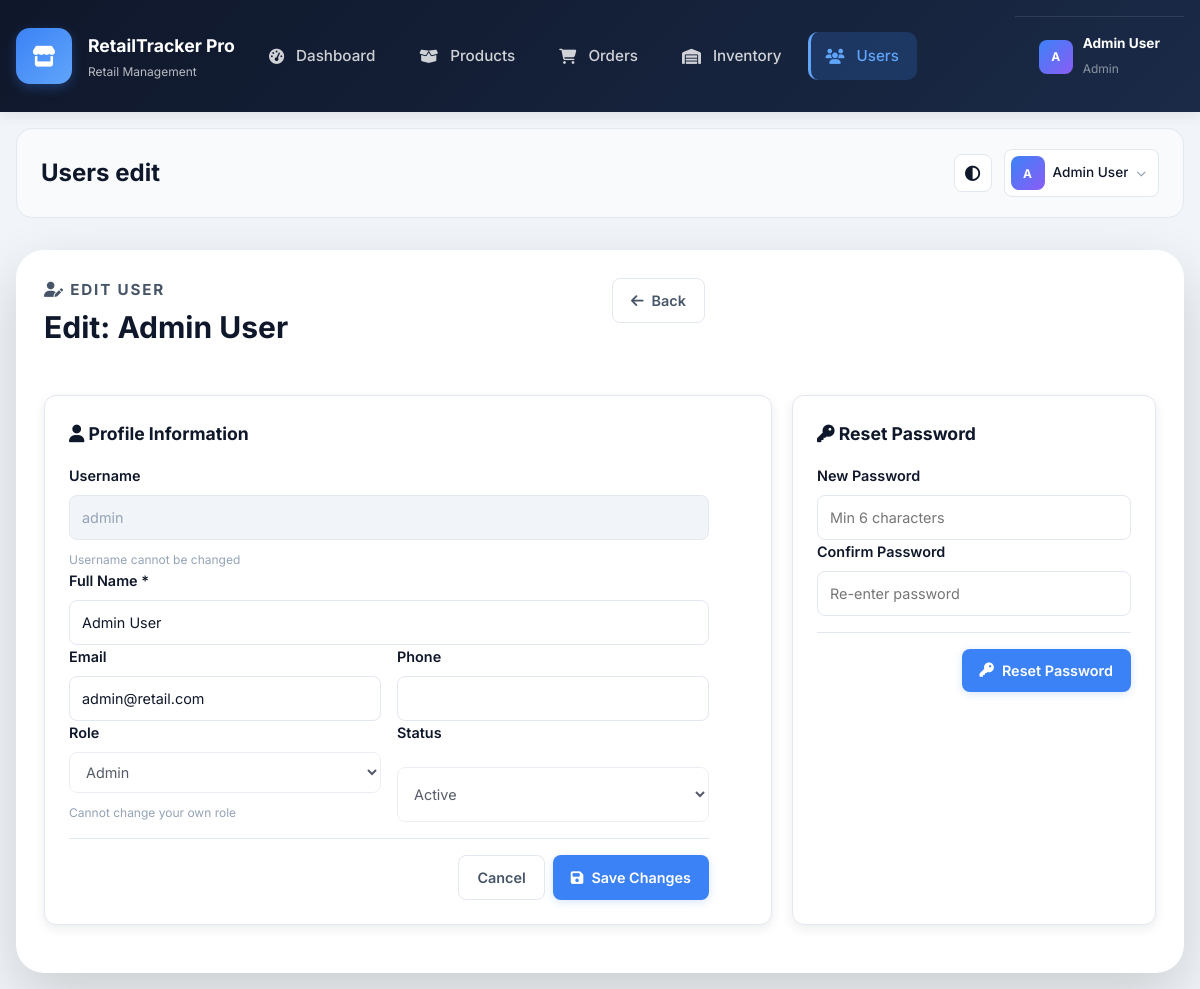
The page /index.php?page=users-edit&id=1 (signed in) on the database its author committed.
### tables this page shows
CREATE TABLE `users` (
  `user_id` int(11) NOT NULL,
  `username` varchar(50) NOT NULL,
  `password_hash` varchar(255) NOT NULL,
  `full_name` varchar(100) NOT NULL,
  `email` varchar(100) DEFAULT NULL,
  `phone` varchar(20) DEFAULT NULL,
  `role` enum('Admin','Manager','Cashier','Inventory Staff') DEFAULT 'Cashier',
  `is_active` tinyint(1) DEFAULT 1,
  `last_login` datetime DEFAULT NULL,
  `created_by` int(11) DEFAULT NULL,
  `created_at` timestamp NOT NULL DEFAULT current_timestamp(),
  `deleted_at` datetime DEFAULT NULL
);

### index.php (called while the page is built, shortened)
<?php
$page = sanitize_input($_GET['page'] ?? 'dashboard');
require_once __DIR__ . '/includes/header.php';
require_once __DIR__ . '/pages/' . $page . '.php';
require_once __DIR__ . '/includes/footer.php';

### config/db.php (called while the page is built, shortened)
<?php
function db()
{
    $host = 'localhost';
    $username = 'root';
    $password = '';
    $database = 'retail_tracker_pro';
    $conn = new mysqli($host, $username, $password, $database);
    $conn->set_charset('utf8mb4');
    return $conn;
}
function db_query($sql, $types = '', $params = [])
{
    $stmt = db()->prepare($sql);
    $stmt->bind_param($types, ...$params);
    $stmt->execute();
    $result = $stmt->get_result();
    return $result ?: $stmt;
}

### includes/helpers.php (called while the page is built, shortened)
<?php
function e($value)
{
    return htmlspecialchars((string) $value, ENT_QUOTES, 'UTF-8');
}

### includes/auth.php (called while the page is built, shortened)
<?php
function current_user()
{
    return $_SESSION['user'] ?? null;
}

### pages/users-edit.php (the view, shortened to what this page needs)
<?php
$userId = intval($_GET['id'] ?? 0);
$editUser = db_query('SELECT * FROM users WHERE user_id=? AND deleted_at IS NULL', 'i', [$userId])->fetch_assoc();
$isSelf = ($userId == current_user()['user_id']);
?>
<section class="section-header">
    <div>
        <p class="eyebrow"><i class="fa-solid fa-user-pen"></i> Edit User</p>
        <h1>Edit: <?= e($editUser['full_name']) ?></h1>
    </div>
    <div class="header-actions">
        <a href="index.php?page=users" class="button button-tertiary"><i class="fa-solid fa-arrow-left"></i> Back</a>
    </div>
</section>
<div class="dashboard-grid grid-2-1">
    <section class="panel">
        <div class="panel-header"><h3><i class="fa-solid fa-user"></i> Profile Information</h3></div>
        <form method="post" class="panel-body form-layout">
            <div class="form-group">
                <label>Username</label>
                <input type="text" value="<?= e($editUser['username']) ?>" disabled class="input-disabled" />
                <small class="form-hint">Username cannot be changed</small>
            </div>
            <div class="form-group">
                <label>Full Name *</label>
                <input type="text" name="full_name" value="<?= e($editUser['full_name']) ?>" required />
            </div>
            <div class="form-row">
                <div class="form-group">
                    <label>Email</label>
                    <input type="email" name="email" value="<?= e($editUser['email'] ?? '') ?>" />
                </div>
                <div class="form-group">
                    <label>Phone</label>
                    <input type="text" name="phone" value="<?= e($editUser['phone'] ?? '') ?>" />
                </div>
            </div>
            <div class="form-row">
                <div class="form-group">
                    <label>Role</label>
                    <select name="role" <?= $isSelf ? 'disabled' : '' ?>>
                        <?php foreach (['Admin','Manager','Inventory Staff','Cashier'] as $r): ?>
                        <option value="<?= e($r) ?>" <?= $editUser['role']===$r ? 'selected' : '' ?>><?= e($r) ?></option>
                        <?php endforeach; ?>
                    </select>
                    <?php if ($isSelf): ?><input type="hidden" name="role" value="<?= e($editUser['role']) ?>" /><small class="form-hint">Cannot change your own role</small><?php endif; ?>
                </div>
                <div class="form-group">
                    <label>Status</label>
                    <select name="is_active" <?= $isSelf ? 'disabled' : '' ?>>
                        <option value="1" <?= $editUser['is_active'] ? 'selected' : '' ?>>Active</option>
                    </select>
                </div>
            </div>
            <div class="form-actions">
                <a href="index.php?page=users" class="button button-tertiary">Cancel</a>
                <button type="submit" class="button button-primary"><i class="fa-solid fa-save"></i> Save Changes</button>
            </div>
        </form>
    </section>
    <section class="panel">
        <div class="panel-header"><h3><i class="fa-solid fa-key"></i> Reset Password</h3></div>
        <form method="post" class="panel-body form-layout">
            <div class="form-group">
                <label>New Password</label>
                <input type="password" name="new_password" required minlength="6" placeholder="Min 6 characters" />
            </div>
            <div class="form-group">
                <label>Confirm Password</label>
                <input type="password" name="confirm_password" required placeholder="Re-enter password" />
            </div>
            <div class="form-actions">
                <button type="submit" class="button button-primary"><i class="fa-solid fa-key"></i> Reset Password</button>
            </div>
        </form>
    </section>
</div>

### assets/css/style.css (style rules this page uses)
:root { --bg: #f8fafc; --bg-secondary: #f1f5f9; --surface: #ffffff; --surface-secondary: #f9fafb; --text-primary: #0f172a; --text-secondary: #475569; --text-tertiary: #94a3b8; --border-light: #e2e8f0; --border-medium: #cbd5e1; --primary: #3b82f6; --primary-light: #60a5fa; --primary-dark: #1e40af; --primary-bg: #eff6ff; --success: #10b981; --warning: #f59e0b; --danger: #ef4444; --info: #0ea5e9; --shadow-xs: 0 1px 2px rgba(15, 23, 42, 0.05); --shadow-sm: 0 4px 12px rgba(15, 23, 42, 0.08); --shadow-md: 0 8px 20px rgba(15, 23, 42, 0.1); --shadow-lg: 0 12px 32px rgba(15, 23, 42, 0.12); --transition-fast: 150ms cubic-bezier(0.4, 0, 0.2, 1); --transition-base: 200ms cubic-bezier(0.4, 0, 0.2, 1); --transition-slow: 300ms cubic-bezier(0.4, 0, 0.2, 1); --font-family: 'Inter', -apple-system, BlinkMacSystemFont, 'Segoe UI', sans-serif; }
* { margin: 0; padding: 0; box-sizing: border-box; }
html { scroll-behavior: smooth; }
body { background: var(--bg); color: var(--text-primary); font-family: var(--font-family); line-height: 1.6; transition: background-color var(--transition-base), color var(--transition-base); }
button, input, select, textarea { font: inherit; color: inherit; }
a { color: var(--primary); text-decoration: none; transition: color var(--transition-fast); }
.button { display: inline-flex; align-items: center; justify-content: center; gap: 8px; padding: 10px 18px; border-radius: 8px; border: none; font-weight: 600; font-size: 0.9rem; cursor: pointer; transition: all var(--transition-base); white-space: nowrap; }
.button-primary { background: var(--primary); color: white; box-shadow: 0 2px 8px rgba(59, 130, 246, 0.2); }
.button-tertiary { background: transparent; border: 1px solid var(--border-light); color: var(--text-secondary); }
.form-group { display: grid; gap: 8px; }
.form-group label { font-weight: 600; font-size: 0.9rem; color: var(--text-primary); }
.form-group input, .form-group select, .form-group textarea { width: 100%; padding: 10px 12px; border: 1px solid var(--border-light); border-radius: 8px; background: var(--surface); color: var(--text-primary); font-size: 0.9rem; transition: all var(--transition-base); }
.section-header { display: flex; justify-content: space-between; align-items: flex-start; gap: 24px; margin-bottom: 32px; flex-wrap: wrap; }
.section-header > div { flex: 1; min-width: 300px; }
.eyebrow { font-size: 0.75rem; font-weight: 700; color: var(--primary); text-transform: uppercase; letter-spacing: 0.12em; margin-bottom: 12px; }
.section-header h1 { margin: 0 0 12px; font-size: 1.875rem; font-weight: 700; color: var(--text-primary); }
.section-header p { margin: 0; color: var(--text-secondary); font-size: 0.95rem; }
.header-actions { display: flex; gap: 12px; flex-wrap: wrap; }
.stat-card, .panel { background: var(--surface); border: 1px solid var(--border-light); border-radius: 12px; box-shadow: var(--shadow-sm); padding: 24px; transition: all var(--transition-base); }
.stats-grid, .dashboard-grid { display: grid; gap: 20px; margin-bottom: 20px; }
.panel-header, .panel-actions { display: flex; justify-content: space-between; align-items: center; gap: 16px; margin-bottom: 16px; flex-wrap: wrap; }
.panel-header h3 { margin: 0; font-size: 1.1rem; font-weight: 700; color: var(--text-primary); }
.dashboard-grid { display: grid; gap: 20px; margin-bottom: 20px; }
.grid-2-1 { grid-template-columns: 2fr 1fr; }
.form-layout { max-width: 640px; }
.form-row { display: grid; grid-template-columns: repeat(auto-fit, minmax(200px, 1fr)); gap: 16px; }
.form-actions { display: flex; justify-content: flex-end; gap: 8px; padding-top: 16px; border-top: 1px solid var(--border-light); margin-top: 16px; }
.form-hint { font-size: .75rem; color: var(--text-tertiary); margin-top: 2px; }
.input-disabled { background: var(--bg-secondary) !important; color: var(--text-tertiary) !important; cursor: not-allowed; }

### rows shown on the page
users: full_name "Admin User", username "admin", email "admin@retail.com", is_active "Active"

### other values the page prints
$nav['label'] "Dashboard"
$nav['label'] "Products"
$nav['label'] "Orders"
$nav['label'] "Inventory"
$nav['label'] "Users"
substr($user['full_name'] ?? 'U', 0, 1) "A"
$user['full_name'] "Admin User"
$user['role'] "Admin"
str_replace('-', ' ', $currentPage) "Users edit"
form field role "Admin"
